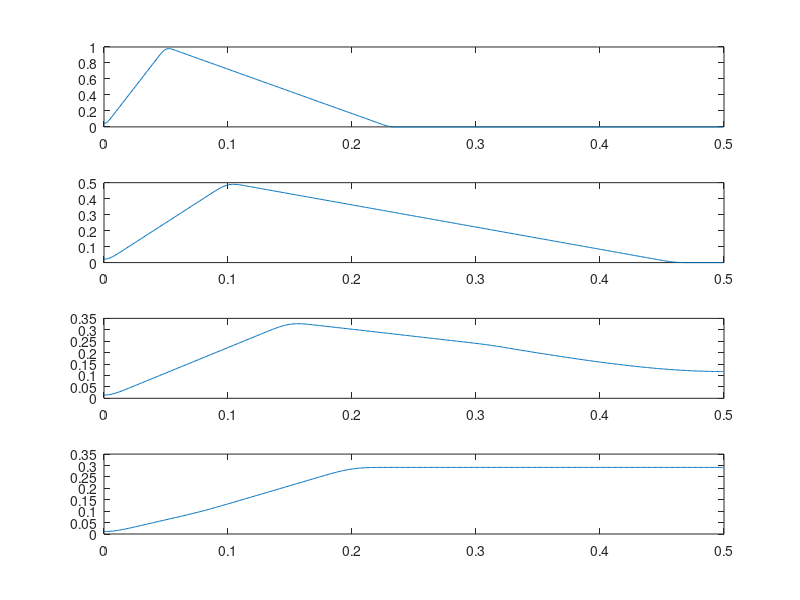
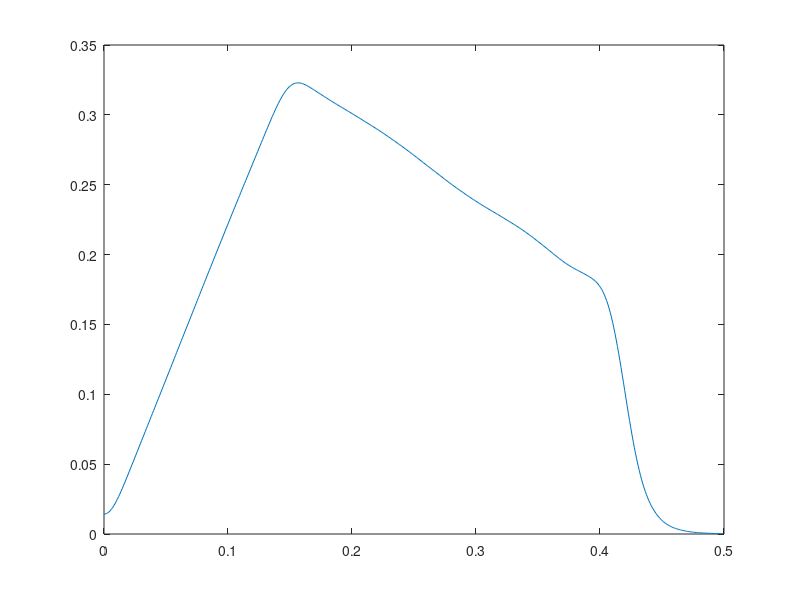

Here is the MATLAB script that generated these plots, in order:
% Downsampling

F = [0,0.1,0.46,1]; A=[0,1,0,0];
x = fir2(256,F,A);

X = fft(x,1024 ); 
f = 0:1/1024 :(512 -1)/1024 ; 

subplot(4,1,1)
plot(f,abs(X(1:512 )))

M = 2; 
y2 = x(1:M:256 ); 
Y2 = fft(y2,1024 ); 

subplot(4,1,2)
plot(f,abs(Y2(1:512 )))

M = 3; 
y3 = x(1:M:256 );
Y3 = fft(y3,1024 );

subplot(4,1,3)
plot(f,abs(Y3(1:512 )))

M = 4;
y4=x(1:M:256 );
Y4 = fft(y4,1024 ); 

subplot(4,1,4)
plot(f,abs(Y4(1:512 )))

% Decimated signal M=3
yd = decimate(x,3); 
Yd = fft(yd,1024 );

figure
plot(f,abs(Yd(1:512)))
